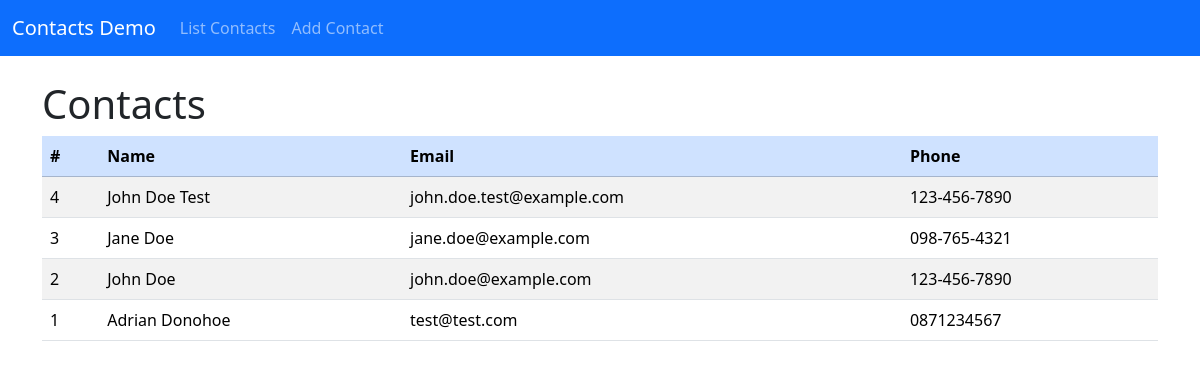
Screenshot of /contacts with the database file from the repository.
### tables this page shows
CREATE TABLE contacts (
                id INTEGER PRIMARY KEY AUTOINCREMENT,
                name TEXT NOT NULL,
                email TEXT NOT NULL,
                phone TEXT NOT NULL
            );

### web_app.py (the view)
@app.route("/contacts")
def list_contacts():
    conn = get_db_connection()
    cur = conn.execute("SELECT id, name, email, phone FROM contacts ORDER BY id DESC")
    contacts = cur.fetchall()
    conn.close()
    return render_template("list_contacts.html", contacts=contacts)

### web_app.py (called while the page is built)
def get_db_connection():
    conn = sqlite3.connect(str(DB_PATH))
    conn.row_factory = sqlite3.Row
    return conn

### templates/list_contacts.html
{% extends "base.html" %}
{% block content %}
  <h1>Contacts</h1>
  {% if contacts and contacts|length > 0 %}
    <div class="table-responsive">
      <table class="table table-striped table-hover">
        <thead class="table-primary">
          <tr>
            <th>#</th>
            <th>Name</th>
            <th>Email</th>
            <th>Phone</th>
          </tr>
        </thead>
        <tbody>
          {% for c in contacts %}
          <tr>
            <td>{{ c['id'] }}</td>
            <td>{{ c['name'] }}</td>
            <td>{{ c['email'] }}</td>
            <td>{{ c['phone'] }}</td>
          </tr>
          {% endfor %}
        </tbody>
      </table>
    </div>
  {% else %}
    <div class="alert alert-info">No contacts yet. Use "Add Contact" to create one.</div>
  {% endif %}
{% endblock %}

### templates/base.html (shortened to what this page needs)
<!doctype html>
<html lang="en">
  <head>
    <link href="https://cdn.jsdelivr.net/npm/bootstrap@5.3.2/dist/css/bootstrap.min.css" rel="stylesheet">
  </head>
  <body>
    <nav class="navbar navbar-expand-lg navbar-dark bg-primary">
      <div class="container-fluid">
        <a class="navbar-brand" href="{{ url_for('list_contacts') }}">Contacts Demo</a>
        <div class="collapse navbar-collapse" id="navbarSupportedContent">
          <ul class="navbar-nav me-auto mb-2 mb-lg-0">
            <li class="nav-item">
              <a class="nav-link" href="{{ url_for('list_contacts') }}">List Contacts</a>
            </li>
            <li class="nav-item">
              <a class="nav-link" href="{{ url_for('add_contact') }}">Add Contact</a>
            </li>
          </ul>
        </div>
      </div>
    </nav>
    <main class="container mt-4">
      {% block content %}{% endblock %}
    </main>
  </body>
</html>

### rows the page displays
contacts: id "4", name "John Doe Test", email "john.doe.test@example.com", phone "123-456-7890"
contacts: id "3", name "Jane Doe", email "jane.doe@example.com", phone "098-765-4321"
contacts: id "2", name "John Doe", email "john.doe@example.com", phone "123-456-7890"
contacts: id "1", name "Adrian Donohoe", email "test@test.com", phone "0871234567"
